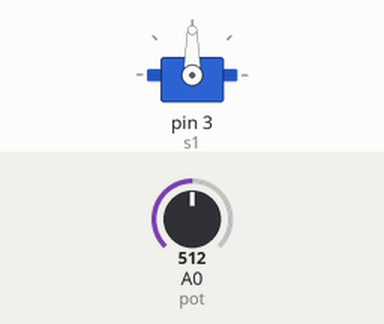
Bench run of a sketch on a simulated Arduino Uno, built with avr-gcc and run on an emulated ATmega328P. Parts: servo. Inputs (shaded band) come from the test bench; at power-on: A0 (pot) = 512.

Above: at 1.2 s.
1.3 s: A0 (pot) set to 716
At 2.3 s:
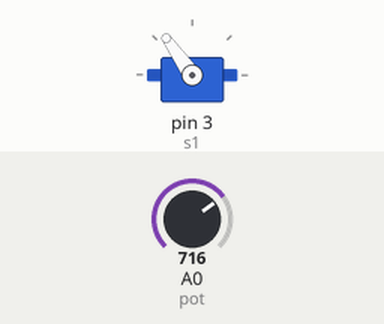
2.8 s: A0 (pot) set to 900
At 3.6 s:
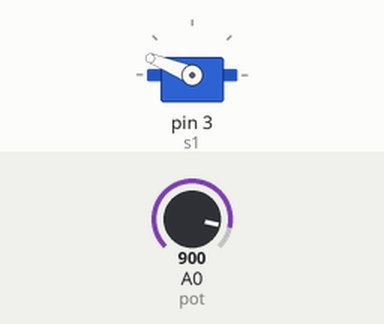
4.3 s: A0 (pot) set to 1023
At 4.8 s:
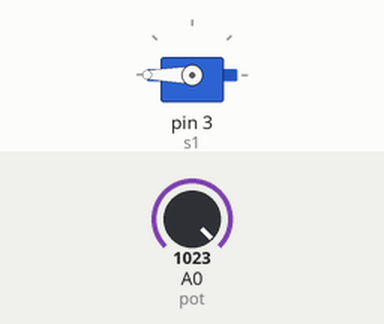
5.8 s: A0 (pot) set to 306
At 6.1 s:
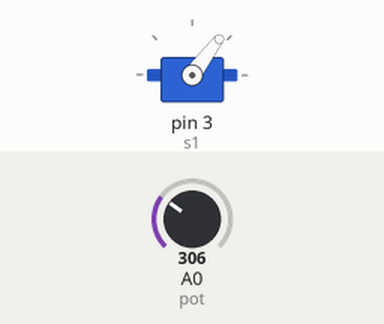
7.3 s: A0 (pot) set to 122
At 8.6 s:
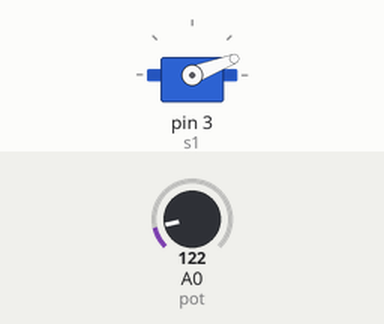
Timing chart, 0 to 9.8 s (numbered marks = the images above; inputs shaded):
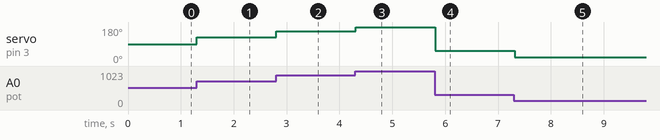

Measured:
- after the input at 1.3 s, servo on pin 3 (s1): 90° → 125° at once
- after the input at 2.8 s, servo on pin 3 (s1): 125° → 158° at once
- after the input at 4.3 s, servo on pin 3 (s1): 158° → 180° at once
- after the input at 5.8 s, servo on pin 3 (s1): 180° → 53° at once
- after the input at 7.3 s, servo on pin 3 (s1): 53° → 21° at once

The sketch:

servo_motor.ino
```cpp
#include <Servo.h>


#define pot A0

Servo s1; //Declarando o servo motor

int angs1; //Variável para ângulo do servo motor


void setup()
{
  s1.attach(3);//Passando a porta do arduino para o Servo Motor
  angs1=0;
  s1.write(angs1);//Inicializando o ângulo do motor em 0
  pinMode(pot, INPUT);
}

void loop()
{
  angs1= map(analogRead(pot), 0,1023,0,180);//Usando a função map para passar o angulo com o potenciômetro
  s1.write(angs1);
  delay(100);

}
```
